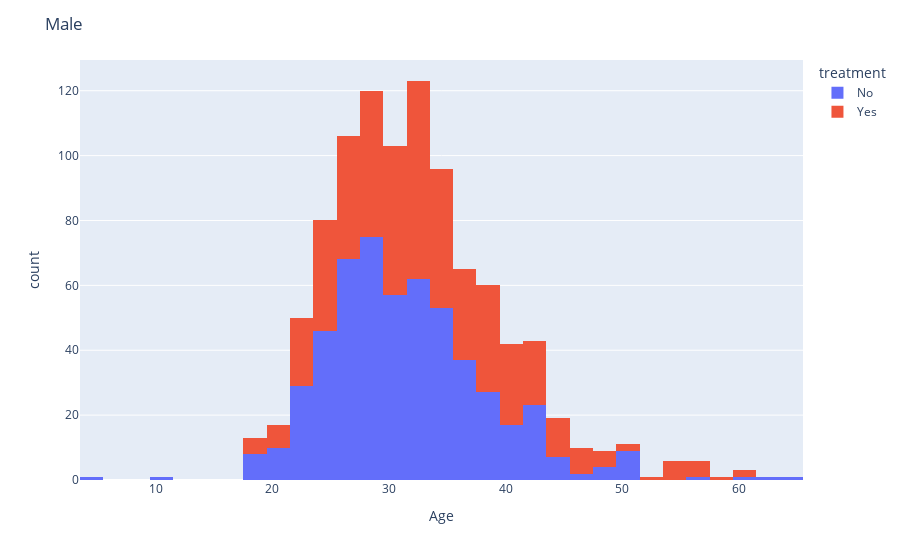
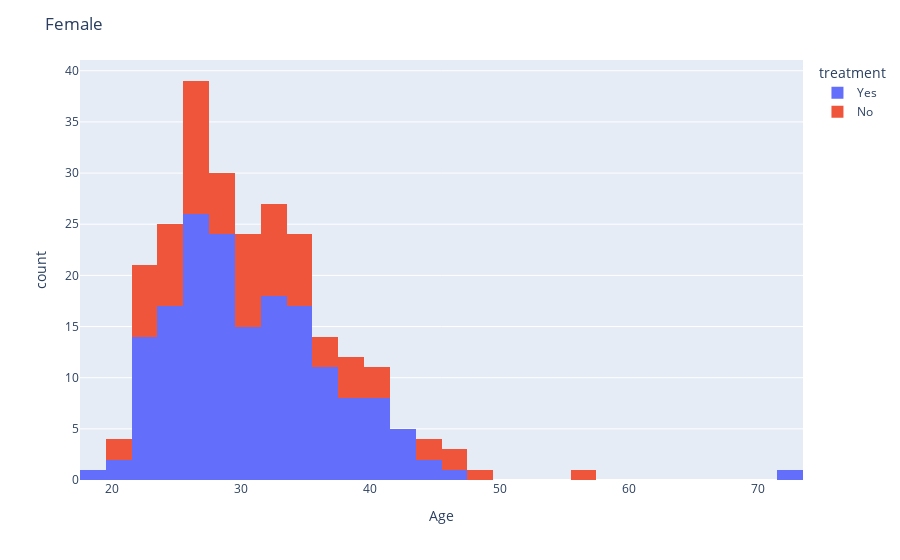
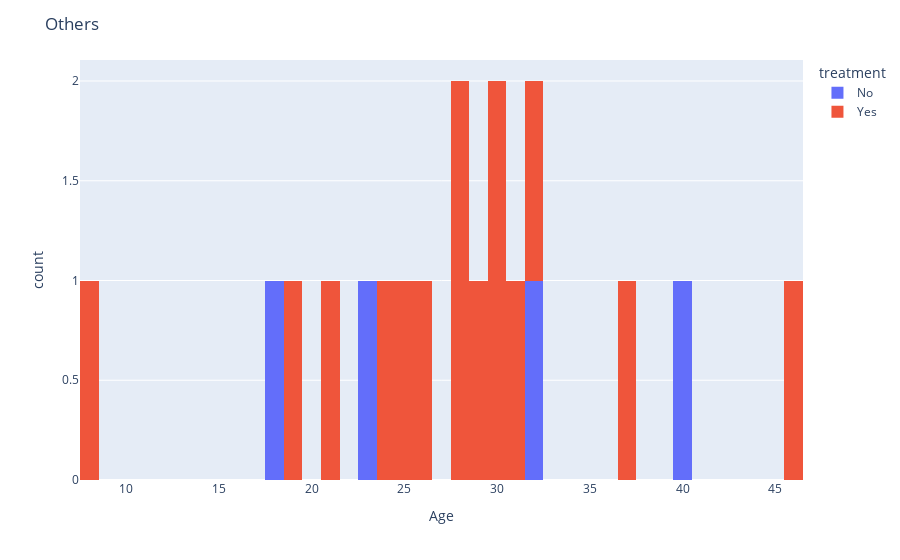

The cell these charts' notebook holds for them, in order:
### Code cell
# This visualization shows a breakdown of respondents receiving  mental health treatments based on their gender.
for i in ['Male', 'Female', 'Others']:
    t = df[df['Gender']==i].copy()
    fig = px.histogram(t, x='Age',nbins=40,color='treatment')
    fig.update_layout(
    title=i)
    fig.show()

### Figure 1 — Plotly figure (JSON) as saved in the notebook; plotly's stock layout.template omitted (floating-point values rounded to 4 significant figures; data arrays with more than 128 entries replaced by an {"elided": "..."} marker saying what was removed)
{"data": [{"alignmentgroup": "True", "bingroup": "x", "hovertemplate": "treatment=No<br>Age=%{x}<br>count=%{y}<extra></extra>", "legendgroup": "No", "marker": {"color": "#636efa", "pattern": {"shape": ""}}, "name": "No", "nbinsx": 40, "offsetgroup": "No", "orientation": "v", "showlegend": true, "type": "histogram", "x": {"elided": "540 int values"}, "xaxis": "x", "yaxis": "y"}, {"alignmentgroup": "True", "bingroup": "x", "hovertemplate": "treatment=Yes<br>Age=%{x}<br>count=%{y}<extra></extra>", "legendgroup": "Yes", "marker": {"color": "#EF553B", "pattern": {"shape": ""}}, "name": "Yes", "nbinsx": 40, "offsetgroup": "Yes", "orientation": "v", "showlegend": true, "type": "histogram", "x": {"elided": "448 int values"}, "xaxis": "x", "yaxis": "y"}], "layout": {"autosize": true, "barmode": "relative", "legend": {"title": {"text": "treatment"}, "tracegroupgap": 0}, "margin": {"t": 60}, "title": {"text": "Male"}, "xaxis": {"anchor": "y", "autorange": true, "domain": [0, 1], "range": [3.5, 65.5], "title": {"text": "Age"}, "type": "linear"}, "yaxis": {"anchor": "x", "autorange": true, "domain": [0, 1], "range": [0, 129.5], "title": {"text": "count"}}}}

### Figure 2 — Plotly figure (JSON) as saved in the notebook; plotly's stock layout.template omitted (floating-point values rounded to 4 significant figures; data arrays with more than 128 entries replaced by an {"elided": "..."} marker saying what was removed)
{"data": [{"alignmentgroup": "True", "bingroup": "x", "hovertemplate": "treatment=Yes<br>Age=%{x}<br>count=%{y}<extra></extra>", "legendgroup": "Yes", "marker": {"color": "#636efa", "pattern": {"shape": ""}}, "name": "Yes", "nbinsx": 40, "offsetgroup": "Yes", "orientation": "v", "showlegend": true, "type": "histogram", "x": {"elided": "170 int values"}, "xaxis": "x", "yaxis": "y"}, {"alignmentgroup": "True", "bingroup": "x", "hovertemplate": "treatment=No<br>Age=%{x}<br>count=%{y}<extra></extra>", "legendgroup": "No", "marker": {"color": "#EF553B", "pattern": {"shape": ""}}, "name": "No", "nbinsx": 40, "offsetgroup": "No", "orientation": "v", "showlegend": true, "type": "histogram", "x": [31, 44, 29, 30, 29, 27, 23, 26, 28, 32, 35, 40, 34, 24, 30, 29, 33, 25, 33, 22, 24, 32, 30, 26, 24, 33, 33, 26, 30, 25, 23, 27, 23, 25, 27, 40, 29, 26, 22, 34, 20, 26, 21, 28, 39, 37, 27, 31, 30, 36, 36, 39, 48, 47, 23, 39, 31, 44, 33, 24, 38, 26, 25, 40, 34, 23, 35, 27, 26, 34, 27, 56, 31, 35, 32, 32, 46], "xaxis": "x", "yaxis": "y"}], "layout": {"autosize": true, "barmode": "relative", "legend": {"title": {"text": "treatment"}, "tracegroupgap": 0}, "margin": {"t": 60}, "title": {"text": "Female"}, "xaxis": {"anchor": "y", "autorange": true, "domain": [0, 1], "range": [17.5, 73.5], "title": {"text": "Age"}, "type": "linear"}, "yaxis": {"anchor": "x", "autorange": true, "domain": [0, 1], "range": [0, 41.05], "title": {"text": "count"}}}}

### Figure 3 — Plotly figure (JSON) as saved in the notebook; plotly's stock layout.template omitted (floating-point values rounded to 4 significant figures)
{"data": [{"alignmentgroup": "True", "bingroup": "x", "hovertemplate": "treatment=No<br>Age=%{x}<br>count=%{y}<extra></extra>", "legendgroup": "No", "marker": {"color": "#636efa", "pattern": {"shape": ""}}, "name": "No", "nbinsx": 40, "offsetgroup": "No", "orientation": "v", "showlegend": true, "type": "histogram", "x": [23, 18, 40, 32], "xaxis": "x", "yaxis": "y"}, {"alignmentgroup": "True", "bingroup": "x", "hovertemplate": "treatment=Yes<br>Age=%{x}<br>count=%{y}<extra></extra>", "legendgroup": "Yes", "marker": {"color": "#EF553B", "pattern": {"shape": ""}}, "name": "Yes", "nbinsx": 40, "offsetgroup": "Yes", "orientation": "v", "showlegend": true, "type": "histogram", "x": [30, 25, 29, 31, 30, 28, 21, 37, 19, 32, 28, 26, 8, 46, 24], "xaxis": "x", "yaxis": "y"}], "layout": {"autosize": true, "barmode": "relative", "legend": {"title": {"text": "treatment"}, "tracegroupgap": 0}, "margin": {"t": 60}, "title": {"text": "Others"}, "xaxis": {"anchor": "y", "autorange": true, "domain": [0, 1], "range": [7.5, 46.5], "title": {"text": "Age"}, "type": "linear"}, "yaxis": {"anchor": "x", "autorange": true, "domain": [0, 1], "range": [0, 2.105], "title": {"text": "count"}}}}
